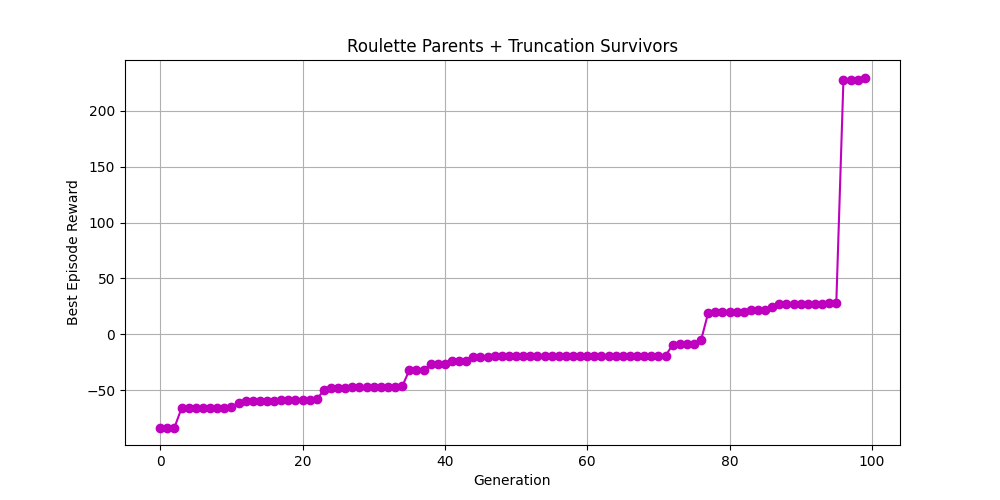

Write the Python code that produced this figure.
import gymnasium as gym
import numpy as np
import random
import matplotlib.pyplot as plt
import copy

def evalfitness(chromosome, render_mode=None):
    env = gym.make("HalfCheetah-v5", render_mode=render_mode) 
    observation, info = env.reset()
    episode_reward = 0
    terminated = False
    truncated = False
    keyframe_index = 0
    K = len(chromosome) 
    remaining_steps = int(chromosome[keyframe_index][-1])
    while not (terminated or truncated):
        action = chromosome[keyframe_index][:-1]
        observation, reward, terminated, truncated, info = env.step(action)
        episode_reward += reward
        remaining_steps -= 1
        if remaining_steps <= 0:
            keyframe_index = (keyframe_index + 1) % K
            remaining_steps = int(chromosome[keyframe_index][-1])
    env.close()
    return episode_reward

def initPopulation(populationSize, numKeyframes):
    population = []
    for _ in range(populationSize):
        chromosome = []
        for _ in range(numKeyframes):
            torques = np.random.uniform(-1.0, 1.0, 6)
            duration = np.random.randint(5, 51)
            gene = np.append(torques, duration)
            chromosome.append(gene)
        population.append(chromosome)
    return population

def tourneySelection(population, fitnessScores):
    parentA, parentB = random.sample(range(len(population)), 2)
    if fitnessScores[parentA] > fitnessScores[parentB]:
        return population[parentA]
    else:
        return population[parentB]

def truncationSelection(pool, scores, numSelections):
    sortedPool = sorted(zip(pool, scores), key=lambda x: x[1], reverse=True)
    selected = [indiv for indiv, score in sortedPool[:numSelections]]
    selectedScores = [score for indiv, score in sortedPool[:numSelections]]
    return selected, selectedScores

def rouletteSelection(pool, scores, numSelections, replace=False):
    minScore = min(scores)
    shiftedScores = [s - minScore + 1e-6 for s in scores]
    sumScores = sum(shiftedScores)
    probabilities = [s / sumScores for s in shiftedScores]
    selectedIndices = np.random.choice(
        len(pool), 
        size=numSelections, 
        replace=replace, 
        p=probabilities
    )
    selected = [pool[i] for i in selectedIndices]
    selectedScores = [scores[i] for i in selectedIndices]
    return selected, selectedScores

def crossover(parent1, parent2):
    K_len = len(parent1)
    cp = random.randint(1, K_len - 1)
    child = parent1[:cp] + parent2[cp:]
    return child

def mutate(chromosome, mutation_rate=0.1):
    if random.random() < mutation_rate:
        randGene = random.randint(0, len(chromosome) - 1)
        randPara = random.randint(0, 6)
        if randPara < 6:
            chromosome[randGene][randPara] = np.random.uniform(-1.0, 1.0)
        else:
            chromosome[randGene][randPara] = np.random.randint(5, 51)
    return chromosome

def main():
    populationSize = 20
    nkeyframes = 5
    numGenerations = 100
    numOffspring = 10

    P1 = initPopulation(populationSize, nkeyframes)
    print("Evaluating initial population (Silent)...")
    fitnessScores = [evalfitness(chrom, render_mode=None) for chrom in P1]
    print(f"Initial Scores: {fitnessScores}")
    rewardsHistory = []

    for gen in range(numGenerations):
        parents, _ = rouletteSelection(P1, fitnessScores, numOffspring * 2, replace=True)
        newChildren = []        
        for i in range(numOffspring):
            p1 = parents[2 * i]
            p2 = parents[2 * i + 1]
            child = mutate(copy.deepcopy(crossover(p1, p2)))
            newChildren.append(child) 
        childScores = [evalfitness(c, render_mode=None) for c in newChildren]
        totalPool = P1 + newChildren
        totalScores = fitnessScores + childScores
        P1, fitnessScores = truncationSelection(totalPool, totalScores, populationSize)
        bestReward = max(fitnessScores)
        rewardsHistory.append(bestReward)
        print(f"Generation {gen}: Best Reward = {bestReward}")
    print("Optimization Complete.")
    
    best_idx = np.argmax(fitnessScores)
    bestCheetah = P1[best_idx]
    print("Showing the best cheetah animation...")
    evalfitness(bestCheetah, render_mode="human")

    with open("best_keyframes_roulette+truncation.txt", "w") as f:
        f.write(f"{len(bestCheetah)}\n")
        for keyframe in bestCheetah:
            line = ", ".join([f"{val:.2f}" if i < 6 else f"{int(val)}" 
                             for i, val in enumerate(keyframe)])
            f.write(line + "\n")
    print("Best keyframes saved to 'best_keyframes_roulette+truncation.txt'!")

    plt.figure(figsize=(10, 5))
    plt.plot(range(numGenerations), rewardsHistory, marker='o', color='m', linestyle='-')
    plt.title("Roulette Parents + Truncation Survivors")
    plt.xlabel("Generation")
    plt.ylabel("Best Episode Reward")
    plt.grid(True)
    plt.savefig("roulette+truncation.png")
    plt.show()
    print("Deliverable 4: Convergence plot has been generated and saved.")

if __name__ == "__main__":
    main()
